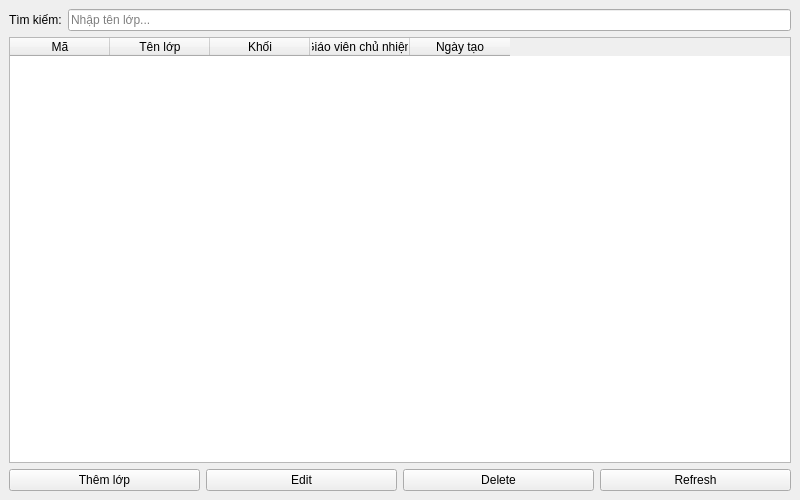
<?xml version="1.0" encoding="UTF-8"?>
<ui version="4.0">
 <class>ClassWindow</class>
 <widget class="QMainWindow" name="ClassWindow">
  <property name="geometry">
   <rect>
    <x>0</x>
    <y>0</y>
    <width>800</width>
    <height>500</height>
   </rect>
  </property>
  <property name="windowTitle">
   <string>Quản lý lớp học</string>
  </property>
  <widget class="QWidget" name="centralwidget">
   <layout class="QVBoxLayout" name="mainLayout">
    <item>
     <layout class="QHBoxLayout" name="searchLayout">
      <item>
       <widget class="QLabel" name="searchLabel">
        <property name="text">
         <string>Tìm kiếm:</string>
        </property>
       </widget>
      </item>
      <item>
       <widget class="QLineEdit" name="searchEdit">
        <property name="placeholderText">
         <string>Nhập tên lớp...</string>
        </property>
       </widget>
      </item>
     </layout>
    </item>
    <item>
     <widget class="QTableWidget" name="classTable">
      <property name="columnCount">
       <number>5</number>
      </property>
      <column>
       <property name="text">
        <string>Mã</string>
       </property>
      </column>
      <column>
       <property name="text">
        <string>Tên lớp</string>
       </property>
      </column>
      <column>
       <property name="text">
        <string>Khối</string>
       </property>
      </column>
      <column>
       <property name="text">
        <string>Giáo viên chủ nhiệm</string>
       </property>
      </column>
      <column>
       <property name="text">
        <string>Ngày tạo</string>
       </property>
      </column>
     </widget>
    </item>
    <item>
     <layout class="QHBoxLayout" name="buttonLayout">
      <item>
       <widget class="QPushButton" name="addButton">
        <property name="text">
         <string>Thêm lớp</string>
        </property>
       </widget>
      </item>
      <item>
       <widget class="QPushButton" name="editButton">
        <property name="text">
         <string>Edit</string>
        </property>
       </widget>
      </item>
      <item>
       <widget class="QPushButton" name="deleteButton">
        <property name="text">
         <string>Delete</string>
        </property>
       </widget>
      </item>
      <item>
       <widget class="QPushButton" name="refreshButton">
        <property name="text">
         <string>Refresh</string>
        </property>
       </widget>
      </item>
     </layout>
    </item>
   </layout>
  </widget>
 </widget>
 <resources/>
 <connections/>
</ui>
